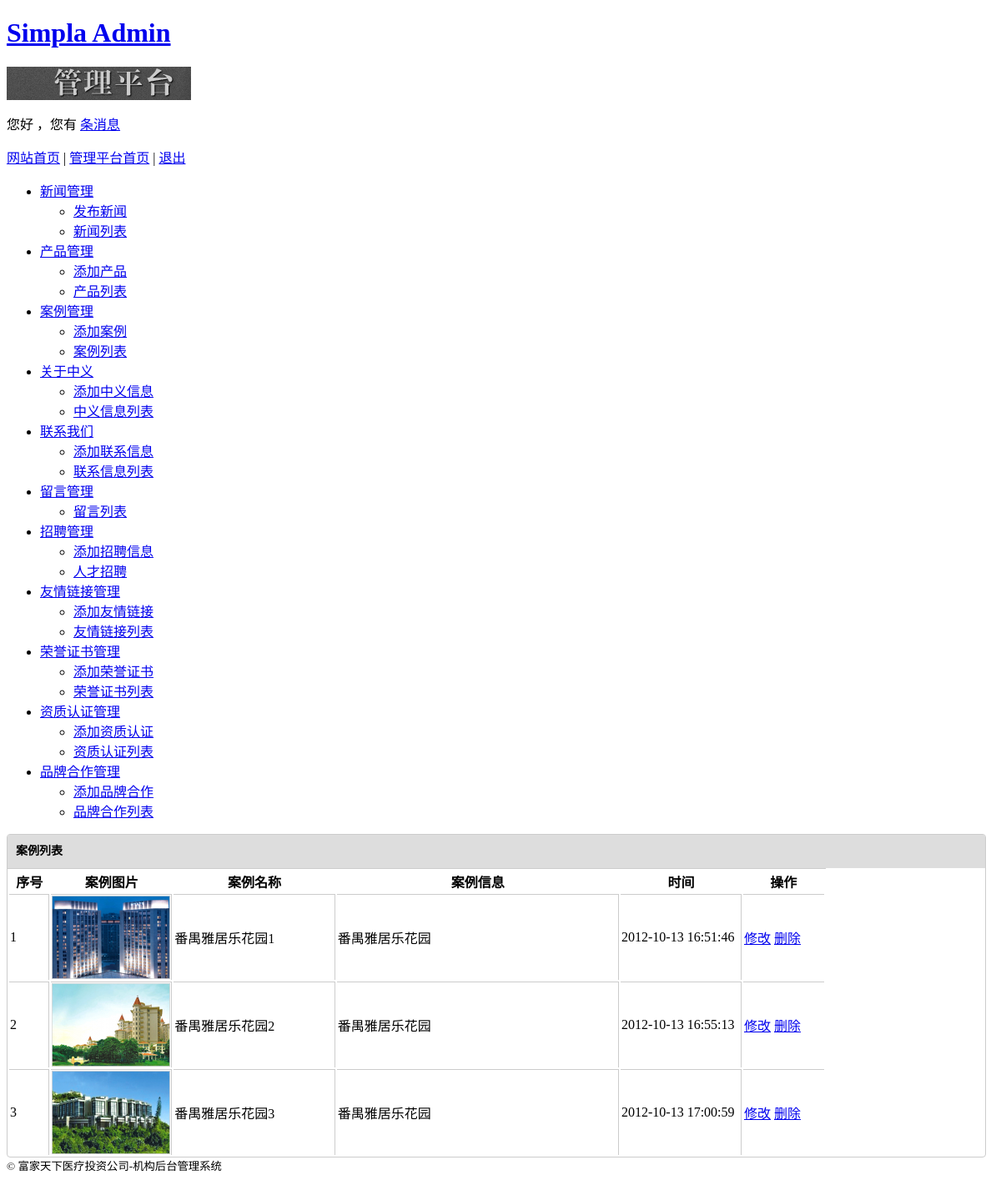
The page /index.php/admin/cases on the database its author committed.
### tables this page shows
CREATE TABLE `cases` (
  `id` tinyint(10) unsigned NOT NULL AUTO_INCREMENT,
  `title` varchar(20) NOT NULL,
  `img` varchar(25) NOT NULL,
  `small_img` varchar(25) NOT NULL,
  `content` text NOT NULL,
  `type` varchar(20) NOT NULL,
  `addtime` datetime NOT NULL,
  PRIMARY KEY (`id`)
);

### application/controllers/admin/cases.php (called while the page is built, shortened)
<?php if ( ! defined('BASEPATH')) exit('No direct script access allowed');
class Cases extends CI_Controller{
	public function __construct(){
        $this->load->library('pagination');
    }
    public function index(){
        $data['arr'] = $this->admin_model->GetCases();
        $config['base_url'] = 'admin/product/page/';
        $config['use_page_numbers'] = TRUE;
        $config['total_rows'] = 200;
        $config['per_page'] = 2;
        $this->pagination->initialize($config);
        $data['page']=$this->pagination->create_links();
        $this->load->view('admin/cases_view',$data);
    }
}

### index.php (called while the page is built, shortened)
<?php
require_once BASEPATH.'core/CodeIgniter'.EXT;

### application/models/admin_model.php (called while the page is built, shortened)
<?php if ( ! defined('BASEPATH')) exit('No direct script access allowed');
class Admin_model extends CI_Model {
    public function GetCases(){
		$this->db->where('type','case');
        $q = $this->db->get('cases');
        return $q->result();
    }
}

### application/views/admin/cases_view.php (the view, shortened to what this page needs)
<?php echo $this->load->view("admin/header") ?>
<div id="content">
	<div class="nl">
		<div class="nl_title"><strong>案例列表</strong></div>
		<table>
			<thead>
				<tr>
					<th width="5%">序号</th>
                    <th width="15%">案例图片</th>
					<th width="20%">案例名称</th>
					<th width="35%">案例信息</th>
                    <th width="15%">时间</th>
					<th width="10%" style="border-right:none;">操作</th>
				</tr>
			</thead>
			<tbody>
			<?php if($arr){?>
				<?php foreach ($arr as $key=>$value){?>
				<tr>
	                <td><?php echo ($key+1)?></td>
	                <td><img alt="<?php echo $value->title?>" src="<?php echo '/uploads/cases/thumbs/'.$value->img?>" /></td>
	                <td><?php echo $value->title?></td>
	                <td><?php echo $value->content?></td>
	                <td><?php echo $value->addtime?></td>
	                <td style="border-right:none;">
		                <a href="cases/cases_edit/<?php echo $value->id?>">修改</a>
		                <a href="cases/cases_delete/<?php echo $value->id?>">删除</a>
	                </td>
				</tr>
				<?php }?>
			<?php }else{?>
				<tr>
                	<td colspan="6" style="font-size:20px;"><strong>暂无产品</strong></td>
				</tr>
			<?php }?>
			</tbody>
		</table>
	</div>
</div>
<?php echo $this->load->view("admin/footer") ?>

### application/views/admin/cases_view.php (style rules this page uses)
table { border-top:1px solid #ccc; }
#main-content tbody { border-bottom:none; }
table td { border:1px solid #ccc; border-bottom:none; border-left:none; }
.nl { width:99%; float:left; border:1px solid #ccc;border-radius:4px; }
.nl_title { float:left; width:100%; height:40px; line-height:40px; font-size:14px; text-indent:10px; background:#ddd; }

### rows shown on the page
cases: img (picture), title "番禺雅居乐花园1", content "番禺雅居乐花园", addtime "2012-10-13 16:51:46"
cases: img (picture), title "番禺雅居乐花园2", content "番禺雅居乐花园", addtime "2012-10-13 16:55:13"
cases: img (picture), title "番禺雅居乐花园3", content "番禺雅居乐花园", addtime "2012-10-13 17:00:59"
